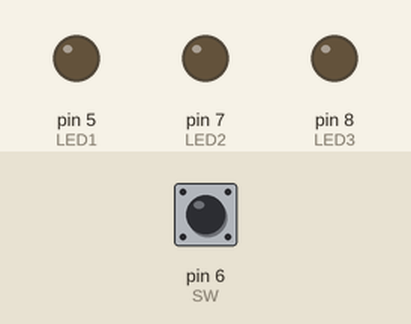
A sketch run on a simulated Arduino Uno, built with avr-gcc and run on an emulated ATmega328P. Parts: output pins drawn as LEDs (lit = HIGH). Inputs (shaded band) come from the test bench; at power-on: pin 6 (SW) HIGH.

Above: at 1.2 s.
1.3 s: pin 6 (SW) pulled LOW for 0.15 s
At 2.5 s:
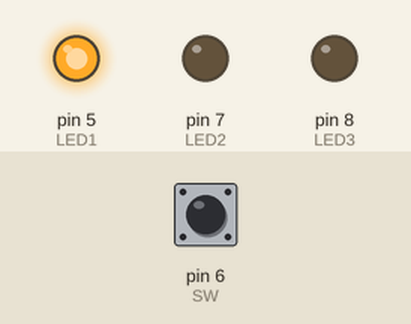
3.0 s: pin 6 (SW) pulled LOW for 1 s
At 5.1 s:
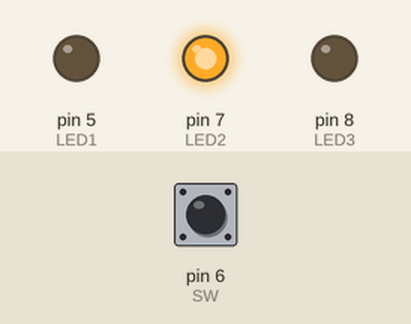
5.5 s: pin 6 (SW) pulled LOW for 0.15 s
At 6.9 s:
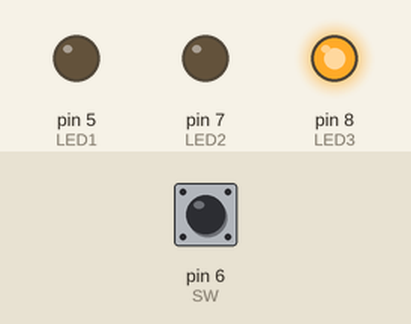
7.2 s: pin 6 (SW) pulled LOW for 3.2 s
At 11.2 s:
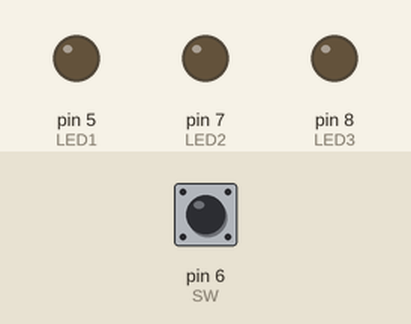
Timing chart, 0 to 12.7 s (numbered marks = the images above; inputs shaded):
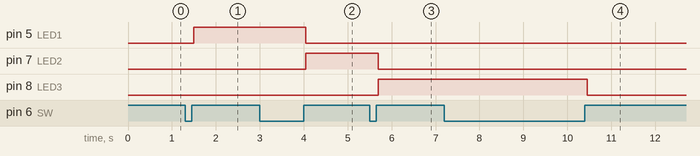

Measured:
- after the input at 1.3 s, pin 5 (LED1): LOW → HIGH after 0.20 s
- after the input at 3.0 s, pin 5 (LED1): HIGH → LOW after 1.1 s; pin 7 (LED2): LOW → HIGH after 1.1 s
- after the input at 5.5 s, pin 7 (LED2): HIGH → LOW after 0.20 s; pin 8 (LED3): LOW → HIGH after 0.20 s
- after the input at 7.2 s, pin 8 (LED3): HIGH → LOW after 3.3 s

The sketch:

switch_try_ctrl3_led.ino
```cpp
const byte LED1 = 5;
const byte LED2 = 7;
const byte LED3 = 8;
const byte SW = 6;
boolean lastState = LOW;//记录上次的开关状态，初始化为LOW
//boolean toggle = LOW;//输出给LED的信号，初始化为LOW
int click1 = 0;//开关信号的改变次数，初始化为0

void setup()
{
  Serial.begin(9600);
  pinMode(LED1,OUTPUT);
  pinMode(SW,INPUT_PULLUP);
  pinMode(LED2,OUTPUT);
  pinMode(LED3,OUTPUT);

  digitalWrite(LED1,LOW);
  digitalWrite(LED2,LOW);
  digitalWrite(LED3,LOW);//默认都关
  lastState = digitalRead(SW);//读取开关的初始值
}

void loop()
{
  boolean b1 = digitalRead(SW);//读取目前的开关状态

  if(b1 != lastState)//如果与以前的开关至不同
  {
    delay(50);//去震动
   boolean  b2 = digitalRead(SW);//再读取一次开关状态

    if(b2 == b1)//确认两次开关状态是否一致
    {
      lastState = b1;//存储开关状态
      click1++;//次数累计
      }
    }
    //Serial.println(click1);
  if(click1 % 2==0&&click1<=8)//如果开关状态改变2次
  {
        //click1 = 0;//归零
        if(click1==2)
        {
          //按一次，第一个灯亮
          digitalWrite(LED1,HIGH);
          digitalWrite(LED2,LOW);
          digitalWrite(LED3,LOW);
        }
        if(click1==4)
        {
          //按两次，第二个灯亮
          digitalWrite(LED1,LOW);
          digitalWrite(LED2,HIGH);
          digitalWrite(LED3,LOW);
        }
        if(click1==6)
        {
          //按三次，第三个灯亮
          digitalWrite(LED1,LOW);
          digitalWrite(LED2,LOW);
          digitalWrite(LED3,HIGH);
        }
        if(click1==8)
        {
          click1=0;//归零，都关了
          digitalWrite(LED1,LOW);
          digitalWrite(LED2,LOW);
          digitalWrite(LED3,LOW);
        }
   }
}
```
